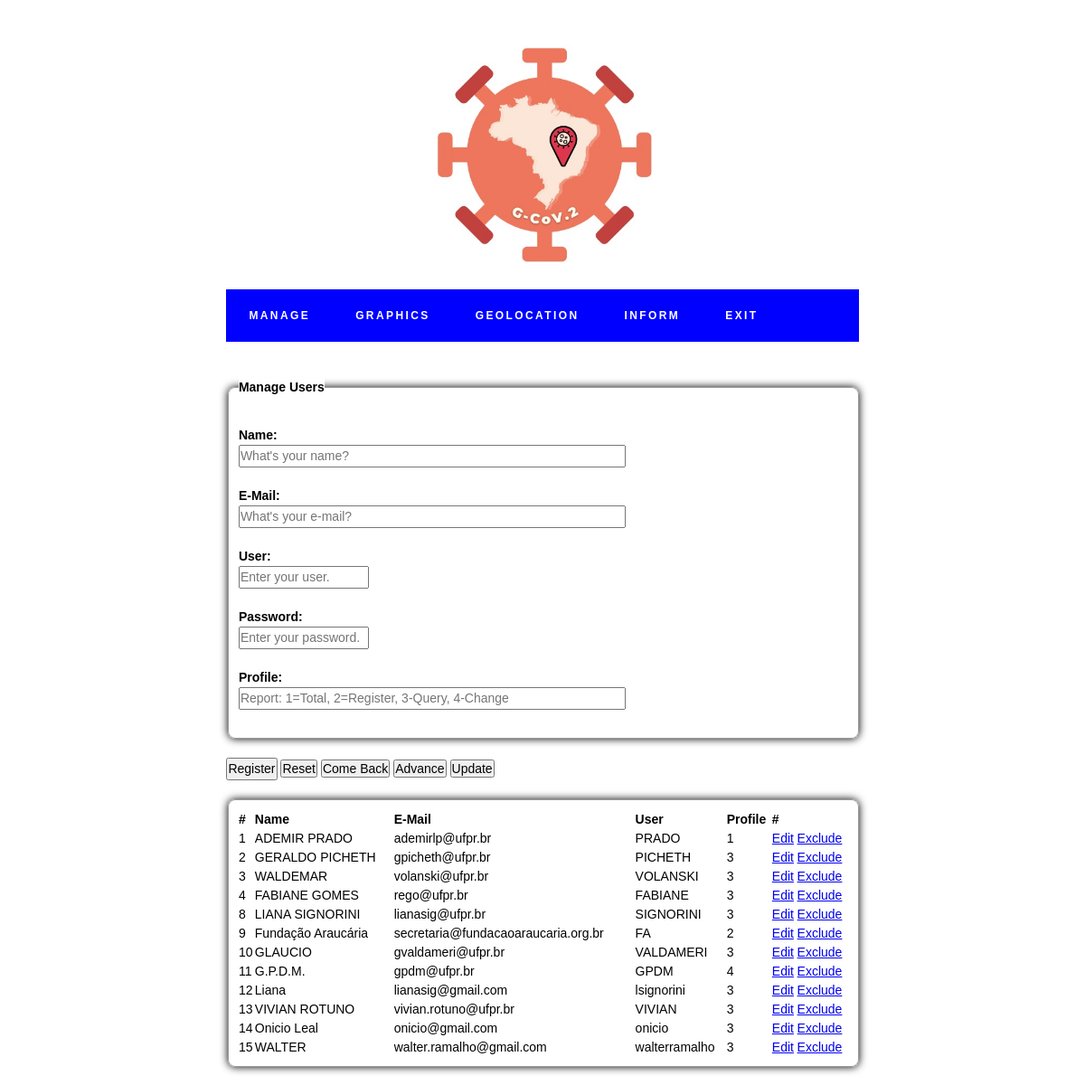
/SourceCode/usuario.php (signed in), run on an earlier commit of the app's database.
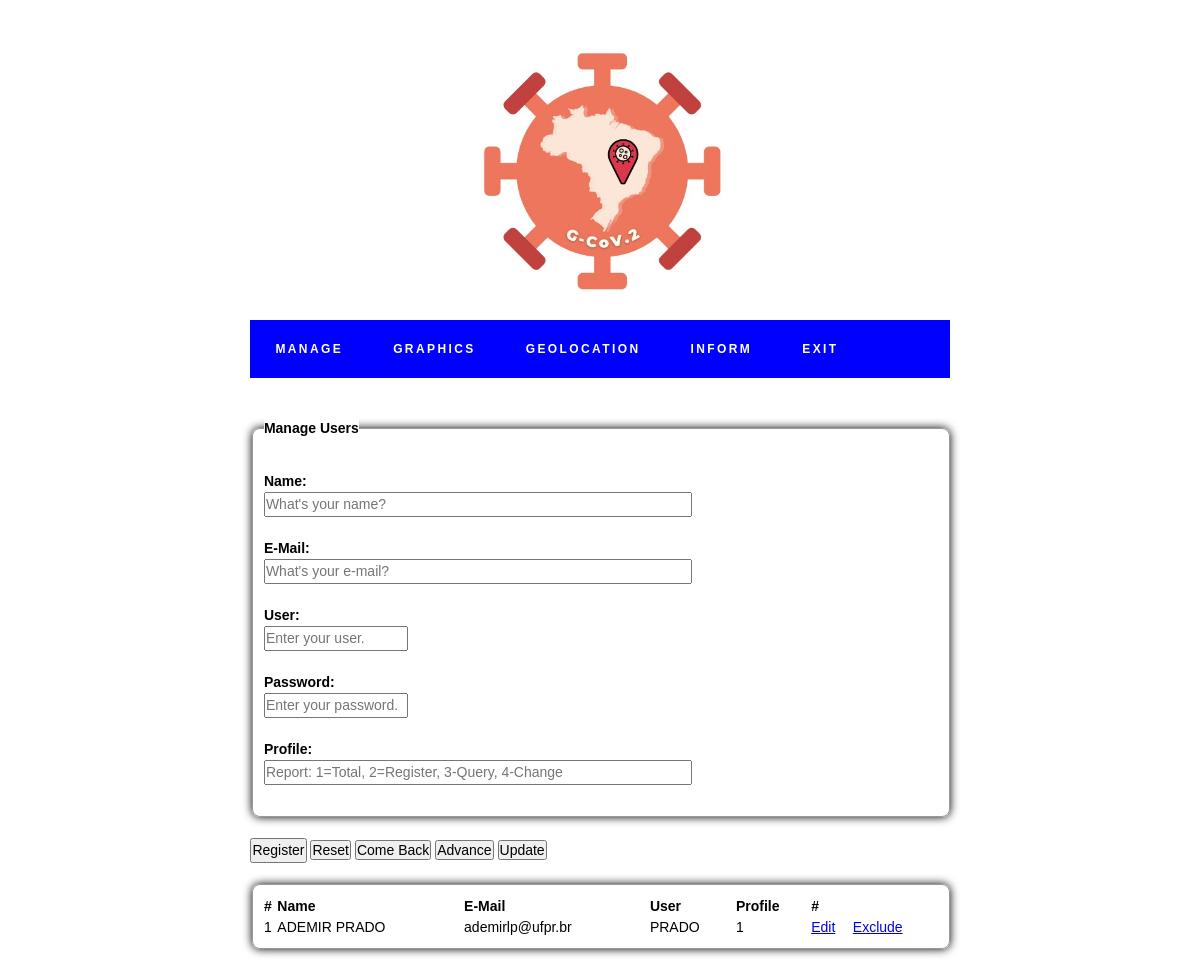
And on a later commit of the database.
### tables this page shows
CREATE TABLE `usuario` (
  `id` int(11) NOT NULL,
  `nome` varchar(50) NOT NULL,
  `login` varchar(15) NOT NULL,
  `senha` varchar(255) NOT NULL,
  `email` varchar(50) NOT NULL,
  `perfil` tinyint(4) NOT NULL
);

### SourceCode/usuario.php (the view, shortened to what this page needs)
<?php
@$nivel_necessario = $_SESSION['UsuarioNivel'];
if ($nivel_necessario == 1 || $nivel_necessario  == 0)
{
	include "conexao.php";
	$id     = -1;
	$nome   = "";
	$email  = "";
	$login 	= "";
	$senha  = "";
	$perfil = "";
	?>
	<html>
	<head>
		<link rel="stylesheet" type="text/css" href="style.css">
	</head>
	<body>
		<?php
			include "menu.php";
		?>
		<div class="site-content">
		<div class="center" style="width:185mm">
		<form action="<?=$_SERVER["PHP_SELF"]?>" method="POST" class="form-signin" enctype="multipart/form-data">
			<fieldset>
			<table width="675px" cellspacing="0">
			  <legend><strong><h2>Manage Users</h2></legend>
			  <br>
			  <label for="nome">Name:</label>
			  <br>
			  <input type="text" name="nome" size="50" maxlength = "50" placeholder="What's your name?" value="<?=$nome?>"><br/><br/>
			  <label for="email">E-Mail:</label>
			  <br>
			  <input type="email" name="email" size="50" maxlength = "50" placeholder="What's your e-mail?" value="<?=$email?>"><br/><br/>
			  <label for="login">User:</label>
			  <br>
			  <input type="text" name="login" size="15" maxlength = "15" placeholder="Enter your user." value="<?=$login?>"><br/><br/>
			  <label for="senha">Password:</label>
			  <br>
			  <input type="password" name="senha" size="15" maxlength = "15" placeholder="Enter your password." value="<?=$senha?>"><br/><br/>
			  <label for="perfil">Profile:</label>
			  <br>
			  <input type="text" name="perfil" size="50" maxlength = "1" placeholder="Report: 1=Total, 2=Register, 3-Query, 4-Change" value="<?=$perfil?>"><br/><br/>
			</table>
			</fieldset>
			<br>
			<button type="submit"><?=($id==-1)?"Register":"Salvar"?></button>
			<input type="reset" value="Reset">
			<input type="button" value="Come Back" onClick="history.go(-1)">
			<input type="button" value="Advance" onCLick="history.forward()">
			<input type="button" value="Update" onClick="history.go(0)">
		</form>
		<br>
		<fieldset>
		<table width="675px" cellspacing="0">
			<tr>
				<td><strong>#</strong></td>
				<td><strong>Name</strong></td>
				<td><strong>E-Mail</strong></td>
				<td><strong>User</strong></td>
				<td><strong>Profile</strong></td>
				<td><strong>#</strong></td>
			 </tr>
			<?php
			$result = $conn->query("SELECT * FROM USUARIO");
			while($aux_query = $result->fetch_assoc())
			{
			  echo '<tr>';
			  echo '  <td>'.$aux_query["id"].'</td>';
			  echo '  <td>'.$aux_query["nome"].'</td>';
			  echo '  <td>'.$aux_query["email"].'</td>';
			  echo '  <td>'.$aux_query["login"].'</td>';
			  echo '  <td>'.$aux_query["perfil"].'</td>';
			  echo '  <td><a href="'.$_SERVER["PHP_SELF"].'?id='.$aux_query["id"].'">Edit</a></td>';
			  echo '  <td><a href="'.$_SERVER["PHP_SELF"].'?id='.$aux_query["id"].'&del=true">Exclude</a></td>';
			  echo '</tr>';
			}?>
		</table>
		</fieldset>
		</div>
	</div>
	</body>
	</html>
<?php
}else{
	header("location:menu.php?erro=<h2>Access Denied to Manage Users!");
}
?>

### SourceCode/menu.php (shortened to what this page needs)
<html>
  <head>
    <link rel="stylesheet" type="text/css" href="style.css">
  </head>
  <body>
  <div class="site-content">
    <div class="center" style="width:185mm">
    <center><img src="imagens\G-CoV2.svg"></center>
    <div class="menu">
    <ul class="menu-list">
    <li>
      <a href="#">Manage</a>
    </li>
    <li>
	  <a href="#">Graphics</a>
	</li>
	<li>
	  <a href="#">Geolocation</a>
	</li>
	<li>
	  <a href="#">Inform</a>
	</li>
	<li><a href="logout.php">Exit</a></li>
	</ul>
	</div>
	</div>
  </div>
  </body>
</html>

### SourceCode/style.css (style rules this page uses)
fieldset { margin:0; padding: 0; border:1px solid #999; border-radius:8px; box-shadow:0 0 10px #000; width: 400px; text-align: left; margin-left: 2px; margin-right: 2px; padding-left: 0.75em; padding-right: 0.75em; padding-top: 0.75em; padding-bottom: 0.75em; }
legend { background:#fff; }
*, *:after, *:before { margin: 0; padding: 0; box-sizing: border-box; font-family: sans-serif; font-size: 14px; line-height: 1.5; }
.center { margin: auto; }
.menu { background: #0000FF; }
.menu .menu-list, .menu .sub-menu { list-style: none; }
.menu a { color: #fff; text-decoration: none; display: block; cursor: pointer; text-transform: uppercase; font-size: 12px; font-weight: 700; letter-spacing:0.2em; }
.menu > .menu-list > li { float: left; position: relative; }
.menu > .menu-list > li > a { padding: 20px; margin: 0 5px; background: #0000FF; }
.menu:after { content: '.'; display: block; clear: both; visibility: hidden; line-height: 0; height: 0; }
.site-content { padding: 20px; }
table, tr, td { style: font-family:arial border: 1px solid black; border-radius: 10px; }

What changed in the data, as far as the page shows it:
removed usuario: id "2", nome "GERALDO PICHETH", email "gpicheth@ufpr.br", login "PICHETH", perfil "3"
removed usuario: id "3", nome "WALDEMAR", email "volanski@ufpr.br", login "VOLANSKI", perfil "3"
removed usuario: id "4", nome "FABIANE GOMES", email "rego@ufpr.br", login "FABIANE", perfil "3"
removed usuario: id "8", nome "LIANA SIGNORINI", email "lianasig@ufpr.br", login "SIGNORINI", perfil "3"
removed usuario: id "9", nome "Fundação Araucária", email "secretaria@fundacaoaraucaria.org.br", login "FA", perfil "2"
removed usuario: id "10", nome "GLAUCIO", email "gvaldameri@ufpr.br", login "VALDAMERI", perfil "3"
removed usuario: id "11", nome "G.P.D.M.", email "gpdm@ufpr.br", login "GPDM", perfil "4"
removed usuario: id "12", nome "Liana", email "lianasig@gmail.com", login "lsignorini", perfil "3"
removed usuario: id "13", nome "VIVIAN ROTUNO", email "vivian.rotuno@ufpr.br", login "VIVIAN", perfil "3"
removed usuario: id "14", nome "Onicio Leal", email "onicio@gmail.com", login "onicio", perfil "3"
removed usuario: id "15", nome "WALTER", email "walter.ramalho@gmail.com", login "walterramalho", perfil "3"
